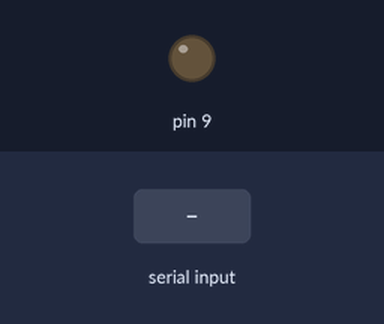
Recording of a sketch running on a simulated Arduino Uno, built with avr-gcc and run on an emulated ATmega328P. Parts: output pins drawn as LEDs (lit = HIGH). The test bench sets the inputs (shaded band). What the sketch prints to the serial monitor is not drawn.

Above: at 1.2 s.
1.3 s: "o" received over Serial
At 2.1 s:
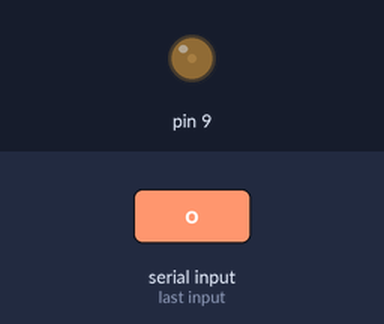
2.8 s: "o" received over Serial
At 3.2 s:
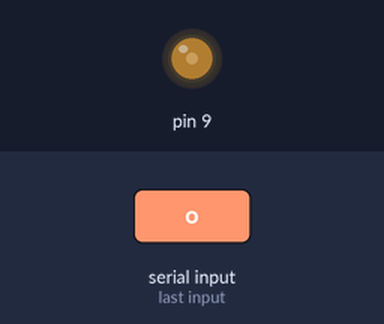
Timing chart, 0 to 5.8 s (numbered marks = the images above; inputs shaded):
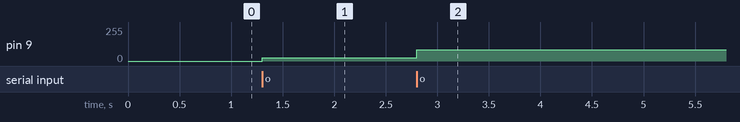

Measured:
- after the input at 1.3 s, pin 9: 0/255 → 25/255 at once
- after the input at 2.8 s, pin 9: 25/255 → 85/255 at once

The sketch:

02-LED_ControlMoore.ino
```cpp
/* Pin/LED Under Action */
#define PIN_LED             9u
/* PWM Values for Different Brightness Settings */
#define LIGHT_BRIGHT_OFF    0u
#define LIGHT_BRIGHT_DIM    25u
#define LIGHT_BRIGHT_MEDIUM 85u
#define LIGHT_BRIGHT_FULL   255u

typedef enum _event
{
  EVENT_OFF = 0,
  EVENT_ON
} event;

typedef enum
{
  LIGHT_OFF = 0,
  LIGHT_DIM,
  LIGHT_MEDIUM,
  LIGHT_FULL
} light_state_e;

/* Current State of the State Machine */
static light_state_e current_state = LIGHT_OFF;

/* Private Function Prototypes */
void light_state_machine( uint8_t event );
void light_change_intensity( uint8_t pin, uint8_t intensity );
void run_entry_action( light_state_e state );

void setup()
{
  Serial.begin(115200);
  Serial.println("Light control application");
  Serial.println("-------------------------");
  Serial.println("Send 'x' or 'o'");
  run_entry_action( LIGHT_OFF );
}

void loop()
{
  uint8_t event;
  if(Serial.available() > 0)
  {
    event = Serial.read();
    if(event == 'o')
    {
      light_state_machine(EVENT_ON);
    }
    else if(event == 'x')
    {
      light_state_machine(EVENT_OFF);
    }
  }
}


void light_state_machine( uint8_t event )
{
  light_state_e previous_state;
  /* Save the current state */
  previous_state = current_state;

  switch( current_state )
  {
    case LIGHT_OFF:
    {
      switch(event)
      {
        case EVENT_ON:
        {
          current_state = LIGHT_DIM;
          break;
        }
      }
      break;
    }
    case LIGHT_DIM:
    {
      switch(event)
      {
        case EVENT_ON:
        {
          current_state = LIGHT_MEDIUM;
          break;
        }
        case EVENT_OFF:
        {
          current_state = LIGHT_OFF;
          break;
        }
      }
      break;
    }
    case LIGHT_MEDIUM:
    {
      switch(event)
      {
        case EVENT_ON:
        {
          current_state = LIGHT_FULL;
          break;
        }
        case EVENT_OFF:
        {
          current_state = LIGHT_OFF;
          break;
        }
      }
      break;
    }
    case LIGHT_FULL:
    {
      switch(event)
      {
        case EVENT_ON:
        {
          current_state = LIGHT_DIM;
          break;
        }
        case EVENT_OFF:
        {
          current_state = LIGHT_OFF;
          break;
        }
      }
      break;
    }
  }

  /* In Moore State Machine, for each state we have an output
  and output is produced when state is changed.*/
  if( previous_state != current_state )
  {
    run_entry_action( current_state );
  }
}

void run_entry_action(light_state_e state)
{
  switch(state)
  {
    case LIGHT_OFF:
    {
      light_change_intensity(PIN_LED,LIGHT_BRIGHT_OFF);
      break;
    }
    case LIGHT_DIM:
    {
      light_change_intensity(PIN_LED,LIGHT_BRIGHT_DIM);
      break;
    }
    case LIGHT_MEDIUM:
    {
      light_change_intensity(PIN_LED,LIGHT_BRIGHT_MEDIUM);
      break;
    }
    case LIGHT_FULL:
    {
      light_change_intensity(PIN_LED,LIGHT_BRIGHT_FULL);
      break;
    }
  }
}

void light_change_intensity( uint8_t pin, uint8_t intensity )
{
  analogWrite(pin, intensity);
}
```
